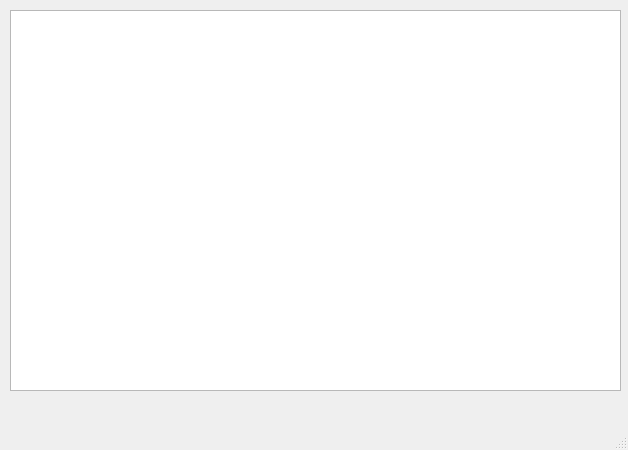
<?xml version="1.0" encoding="UTF-8"?>
<ui version="4.0">
 <class>MainWindow</class>
 <widget class="QMainWindow" name="MainWindow">
  <property name="geometry">
   <rect>
    <x>0</x>
    <y>0</y>
    <width>628</width>
    <height>450</height>
   </rect>
  </property>
  <property name="windowTitle">
   <string>MainWindow</string>
  </property>
  <widget class="QWidget" name="centralwidget">
   <widget class="QTableWidget" name="tab">
    <property name="geometry">
     <rect>
      <x>10</x>
      <y>10</y>
      <width>611</width>
      <height>381</height>
     </rect>
    </property>
   </widget>
  </widget>
  <widget class="QMenuBar" name="menubar">
   <property name="geometry">
    <rect>
     <x>0</x>
     <y>0</y>
     <width>628</width>
     <height>26</height>
    </rect>
   </property>
  </widget>
  <widget class="QStatusBar" name="statusbar"/>
 </widget>
 <resources/>
 <connections/>
</ui>
